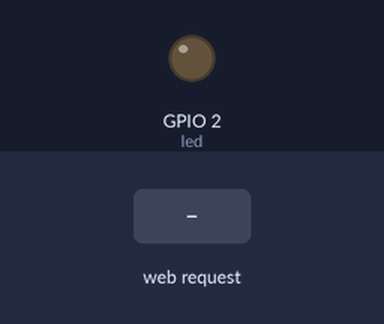
The sketch below on a simulated ESP32. Shown: output pins drawn as LEDs (lit = HIGH). Inputs (shaded band) come from the test bench. What the sketch prints to the serial monitor is not drawn.

Above: at 1.2 s.
1.3 s: HTTP request GET /26/on received
At 1.8 s:
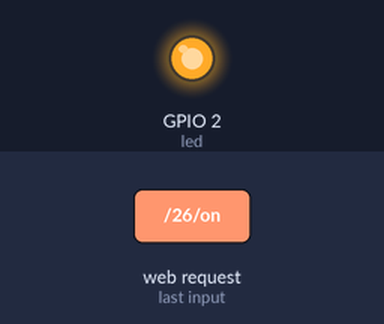
2.8 s: HTTP request GET /26/off received
At 4.2 s:
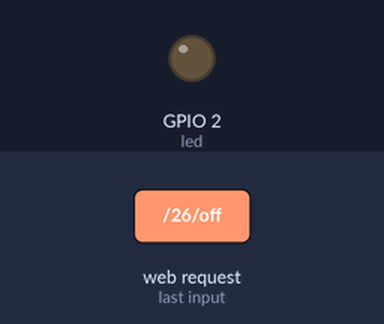
Timing chart, 0 to 5.8 s (numbered marks = the images above; inputs shaded):
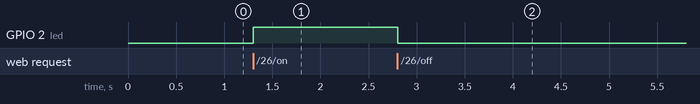

Measured:
- after the input at 1.3 s, GPIO 2 (led): LOW → HIGH at once
- after the input at 2.8 s, GPIO 2 (led): HIGH → LOW at once

The sketch:

WebServerEsp32BLINK-funciona.ino
```cpp
/*********
  Rui Santos
  Complete project details at https://randomnerdtutorials.com
*********/

// Load Wi-Fi library
#include <WiFi.h>

// Replace with your network credentials
const char* ssid  = "ESP32-Access-Point";
const char* password = "NULL";

// Set web server port number to 80
WiFiServer server(80);

// Variable to store the HTTP request
String header;

// Auxiliar variables to store the current output state
String ledState = "off";

// Assign output variables to GPIO pins
const int led = 2;

void setup() {
  Serial.begin(115200);
  // Initialize the output variables as outputs
  pinMode(led, OUTPUT);
  // Set outputs to LOW
  digitalWrite(led, LOW);

  // Connect to Wi-Fi network with SSID and password
  Serial.print("Setting AP (Access Point)…");
  // Remove the password parameter, if you want the AP (Access Point) to be open
  WiFi.softAP(ssid, password);

  IPAddress IP = WiFi.softAPIP();
  Serial.print("AP IP address: ");
  Serial.println(IP);

  server.begin();
}

void loop(){
  WiFiClient client = server.available();   // Listen for incoming clients

  if (client) {                             // If a new client connects,
    Serial.println("New Client.");          // print a message out in the serial port
    String currentLine = "";                // make a String to hold incoming data from the client
    while (client.connected()) {            // loop while the client's connected
      if (client.available()) {             // if there's bytes to read from the client,
        char c = client.read();             // read a byte, then
        Serial.write(c);                    // print it out the serial monitor
        header += c;
        if (c == '\n') {                    // if the byte is a newline character
          // if the current line is blank, you got two newline characters in a row.
          // that's the end of the client HTTP request, so send a response:
          if (currentLine.length() == 0) {
            // HTTP headers always start with a response code (e.g. HTTP/1.1 200 OK)
            // and a content-type so the client knows what's coming, then a blank line:
            client.println("HTTP/1.1 200 OK");
            client.println("Content-type:text/html");
            client.println("Connection: close");
            client.println();

            // turns the GPIOs on and off
            if (header.indexOf("GET /26/on") >= 0) {
              Serial.println("led on");
              ledState = "on";
              digitalWrite(led, HIGH);
            } else if (header.indexOf("GET /26/off") >= 0) {
              Serial.println("led off");
              ledState = "off";
              digitalWrite(led, LOW);
            }

            // Display the HTML web page
            client.println("<!DOCTYPE html><html>");
            client.println("<head><meta name=\"viewport\" content=\"width=device-width, initial-scale=1\">");
            client.println("<link rel=\"icon\" href=\"data:,\">");
            // CSS to style the on/off buttons
            // Feel free to change the background-color and font-size attributes to fit your preferences
            client.println("<style>html { font-family: Helvetica; display: inline-block; margin: 0px auto; text-align: center;}");
            client.println(".button { background-color: #4CAF50; border: none; color: white; padding: 16px 40px;");
            client.println("text-decoration: none; font-size: 30px; margin: 2px; cursor: pointer;}");
            client.println(".button2 {background-color: #555555;}</style></head>");

            // Web Page Heading
            client.println("<body><h1>ESP32 Web Server</h1>");

            // Display current state, and ON/OFF buttons for GPIO 26
            client.println("<p>led - State " + ledState + "</p>");
            // If the output26State is off, it displays the ON button
            if (ledState=="off") {
              client.println("<p><a href=\"/26/on\"><button class=\"button\">ON</button></a></p>");
            } else {
              client.println("<p><a href=\"/26/off\"><button class=\"button button2\">OFF</button></a></p>");
            }
            // The HTTP response ends with another blank line
            client.println();
            // Break out of the while loop
            break;
          } else { // if you got a newline, then clear currentLine
            currentLine = "";
          }
          }
      }
    }
    // Clear the header variable
    header = "";
    // Close the connection
    client.stop();
    Serial.println("Client disconnected.");
    Serial.println("");
  }
}
```
